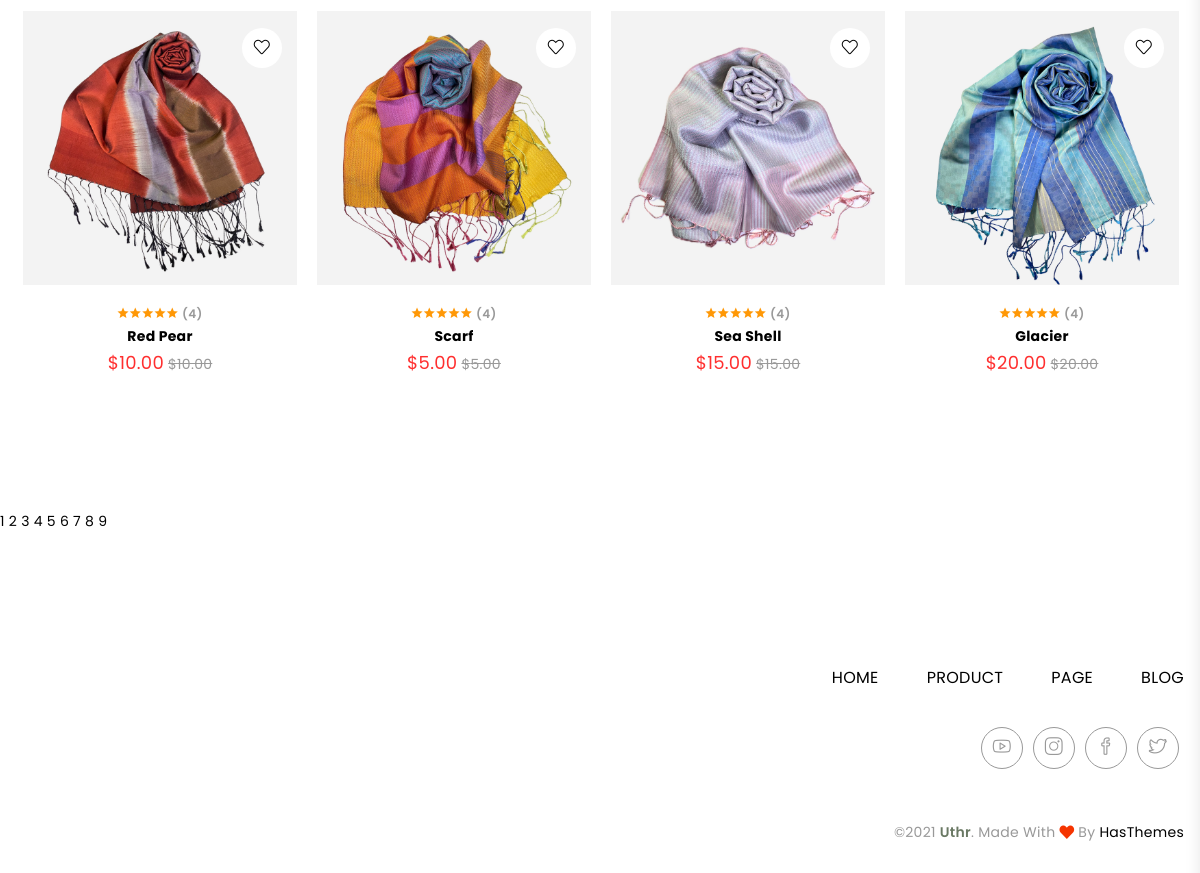
Page /product_details/ (lower part) on the earlier database version.
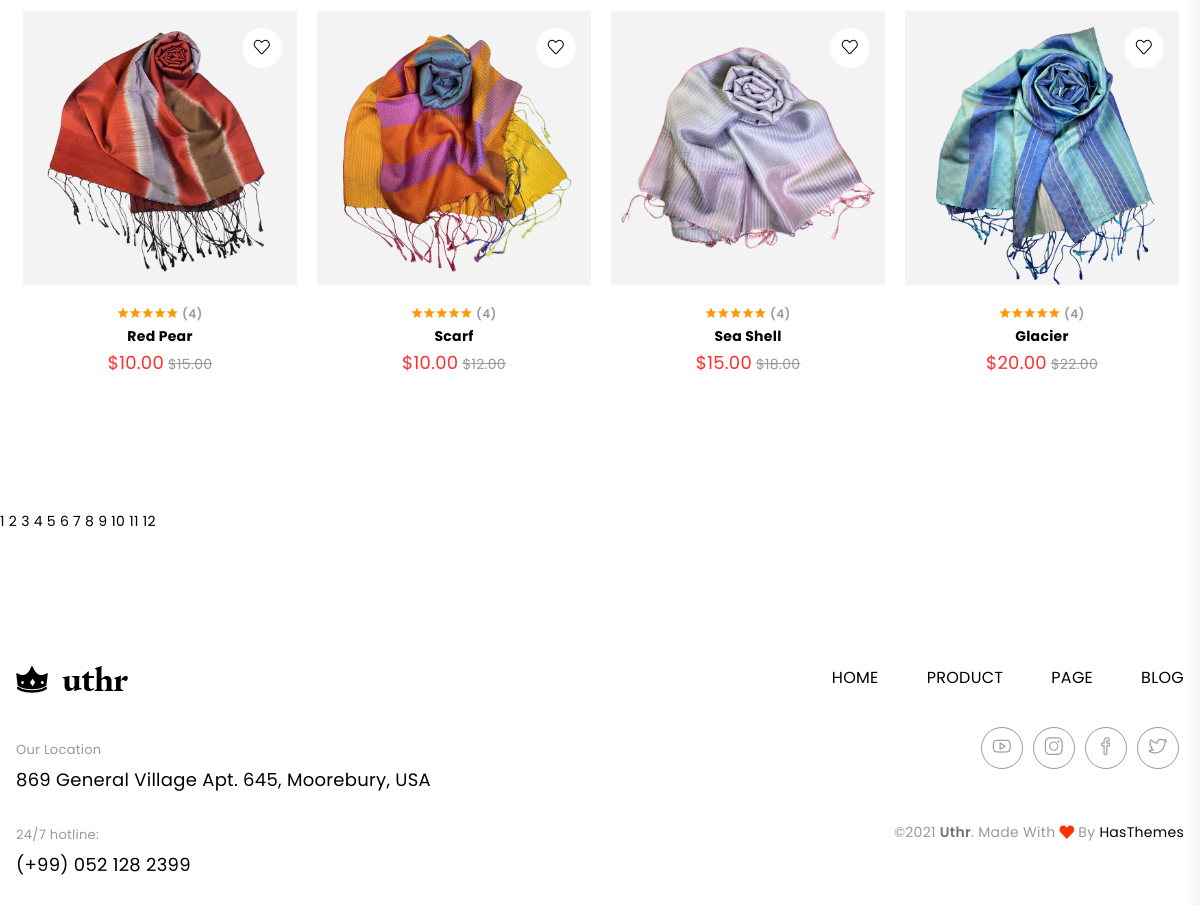
Same page on the later database version.
### accounts/models.py (models this page shows, shortened)
class tblProducts(models.Model):
    productName = models.CharField(max_length=200, null=True)
    categoryID = models.ForeignKey(Category, on_delete=models.CASCADE, null=True)
    product_ratting = models.CharField(max_length=200, null=True)
    old_price = models.DecimalField(max_digits=10, decimal_places=2, null=True)  # Change to DecimalField
    current_price = models.DecimalField(max_digits=10, decimal_places=2, null=True)  # Change to DecimalField
    description = RichTextUploadingField(null=True)
    productImage = models.ImageField(upload_to='Productimages/')
    productDate = models.DateTimeField(auto_now_add=True, null=True)

class tblTopMenu(models.Model):
    topMenuName = models.CharField(max_length=200, null=True)
    topMenuImage = models.ImageField(upload_to="pics")

class tblSocialMedia(models.Model):
    socialMediaName = models.CharField(max_length=200, null=True)
    socialMediaURL = models.CharField(max_length=200, null=True)
    socialMediaImage = models.ImageField(upload_to="pics")

class tblFooter(models.Model):
    footerName = models.CharField(max_length=200, null=True)
    logo = models.ImageField(upload_to="logoImg")
    SpanContact = models.CharField(max_length=200, null=True)
    Contact = models.CharField(max_length=200, null=True)
    SpanLocation = models.CharField(max_length=200, null=True)
    Location = models.CharField(max_length=200, null=True)

### accounts/views.py (the view)
# urls.py: path('product_details/', views.product_details, name='product_details'),
def product_details(request):
    TopMenu = tblTopMenu.objects.all
    SocialMedia = tblSocialMedia.objects.all
    SubTopMenu = tblSubTopMenu.objects.all
    Footer = tblFooter.objects.all
    Product = tblProducts.objects.all
    context = {
        'TopMenus':TopMenu,
        'SocialMedias':SocialMedia,
        'SubTopMenus':SubTopMenu,
        'Footers':Footer,
        'Products':Product,
     }
    return render(request,'accounts/product-details.html',context)

### accounts/templates/accounts/product-details.html (shortened to what this page needs)
{% extends 'accounts/pages.html' %}
{% load static %}
{% block content %}
    <section class="product_area related_products mb-118">
        <div class="container">
            <div class="row">
                <div class="col-12">
                </div>
            </div>
            <div class="product_container row">
                <div class=" product_slick slick_slider_activation" data-slick='{
                    "slidesToShow": 4,
                    "slidesToScroll": 1,
                    "arrows": true,
                    "dots": false,
                    "autoplay": false,
                    "speed": 300,
                    "infinite": true,
                    "responsive":[
                      {"breakpoint":992, "settings": { "slidesToShow": 3 } },
                      {"breakpoint":768, "settings": { "slidesToShow": 2 } },
                      {"breakpoint":300, "settings": { "slidesToShow": 1 } }
                     ]
                }'>
                {% for Product in Products %}
                    <div class="col-lg-3">
                        <article class="single_product">
                            <figure>
                                <div class="product_thumb">
                                    <a href="{% url 'product_details' %}" >
                                        <img class="primary_img" src="{% static Product.productImage %}" alt="consectetur">
                                    </a>
                                    <div class="product_action">
                                        <ul>
                                            <li class="wishlist"><a href="#" data-tippy="Wishlist" data-tippy-inertia="true" data-tippy-delay="50"
                                            data-tippy-arrow="true" data-tippy-placement="left"><i class="icon-heart icons"></i></a></li>
                                        </ul>
                                    </div>
                                </div>
                                <figcaption class="product_content text-center">
                                    <div class="product_ratting">
                                        <ul class="d-flex justify-content-center">
                                            <li><a href="#"><i class="{{Product.product_ratting}}"></i></a></li>
                                            <li><a href="#"><i class="{{Product.product_ratting}}"></i></a></li>
                                            <li><a href="#"><i class="{{Product.product_ratting}}"></i></a></li>
                                            <li><a href="#"><i class="{{Product.product_ratting}}"></i></a></li>
                                            <li><a href="#"><i class="{{Product.product_ratting}}"></i></a></li>
                                            <li><span>(4)</span></li>
                                        </ul>
                                    </div>
                                    <h4 class="product_name"><a href="{% url 'product_details' %}">{{Product.productName}}</a></h4>
                                    <div class="price_box">
                                        <span class="current_price">${{Product.current_price}}</span>
                                        <span class="old_price">${{Product.old_price}}</span>
                                    </div>
                                </figcaption>
                            </figure>
                        </article>
                    </div>
                    {% endfor %}
                </div>
            </div>
        </div>
    </section>
     {% for Product in Products %}
     {{Product.id}}
    {% endfor %}
    {% endblock %}

### accounts/templates/accounts/footer.html
{% load static %}
<footer class="footer_widgets">
    <div class="container">
        <div class="row">
            <div class="col-lg-5 col-md-5 col-sm-5">
                <div class="footer_widget_list">
                    {% for Footer in Footers %}
                    <div class="footer_logo">
                        <a href="#"><img src="{% static Footer.logo %}" alt=""></a>
                    </div>
                    <div class="footer_contact">
                        <div class="footer_contact_list">
                            <span>{{Footer.SpanLocation}}</span>
                            <p>{{Footer.Location}}</p>
                        </div>
                        <div class="footer_contact_list">
                            <span>{{Footer.SpanContact}}</span>
                            <a href="tel:(+99)0521282399">{{Footer.Contact}}</a>
                        </div>
                    </div>
                    {% endfor %}
                </div>
            </div>
            <div class="col-lg-7 col-md-7 col-sm-7">
                <div class="footer_widget_list text-right">
                    <div class="footer_menu">
                        <ul class="d-flex justify-content-end">
                            {% for TopMenu in TopMenus %}
                            <li><a href="http://127.0.0.1:8000/{{TopMenu.topMenuName}}">{{TopMenu.topMenuName}}</a></li>
                            {% endfor %}
                        </ul>
                    </div>
                    <div class="footer_social">
                        {% for SocialMedia in SocialMedias %}
                        <ul class="d-flex justify-content-end " style="float: right; padding:0px 5px;">
                            <li><a href="#" data-tippy="{{SocialMedia.socialMediaName}}" data-tippy-inertia="true"
                                    data-tippy-delay="50" data-tippy-arrow="true" data-tippy-placement="top">
                                    <i class="{{ SocialMedia.socialMediaURL }}"></i>
                                </a>
                            </li>
                        </ul>
                        {% endfor %}
                    </div>
                    <div class="copyright_right">
                        <p>©2021 <span>Uthr</span>. made with <i class="ion-heart"></i>  by <a href="https://hasthemes.com" target="_blank">HasThemes</a></p>
                    </div>
                </div>
            </div>
        </div>
    </div>
</footer>

Differences in the rows shown:
changed tblProducts "Red Pear": old_price "10.00" → "15.00"
changed tblProducts "Scarf": current_price "5.00" → "10.00"; old_price "5.00" → "12.00"
changed tblProducts "Sea Shell": old_price "15.00" → "18.00"
changed tblProducts "Glacier": old_price "20.00" → "22.00"
added tblProducts: id "10"
added tblProducts: id "11"
added tblProducts: id "12"
added tblFooter: logo (picture), SpanLocation "Our Location", Location "869 General Village Apt. 645, Moorebury, USA", SpanContact "24/7 hotline:", Contact "(+99) 052 128 2399"
